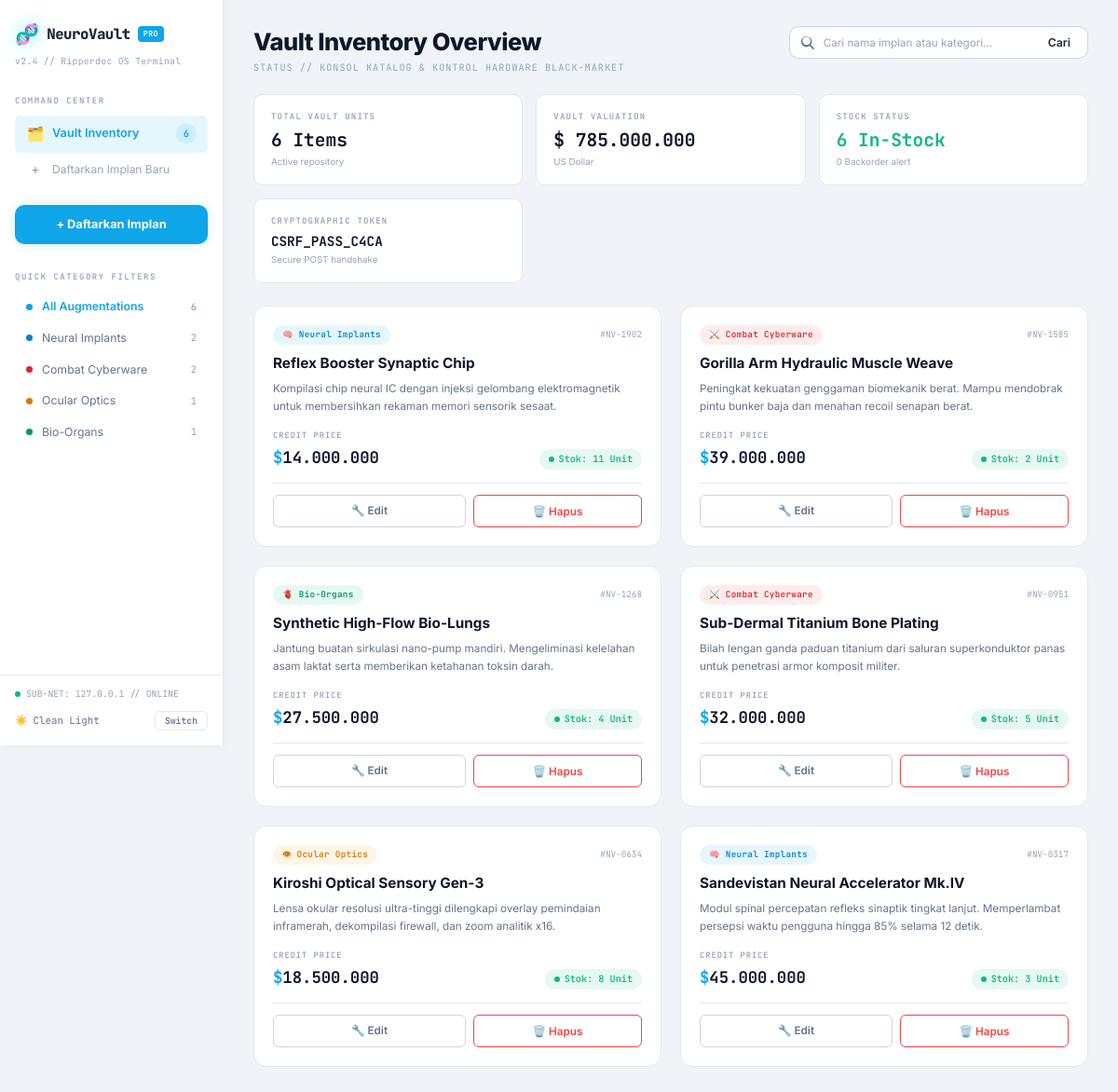
The page / on the database its author committed.
### tables this page shows
CREATE TABLE IF NOT EXISTS products (
    id          INT AUTO_INCREMENT PRIMARY KEY,
    name        VARCHAR(100)   NOT NULL UNIQUE,
    category    VARCHAR(50)    NOT NULL DEFAULT 'Umum',
    description TEXT           NULL,
    price       DECIMAL(12,2)  NOT NULL,
    stock       INT            NOT NULL DEFAULT 0,
    created_at  TIMESTAMP      DEFAULT CURRENT_TIMESTAMP
);

### index.php (the view, shortened to what this page needs)
<?php
require_once __DIR__ . '/config/db.php';
$theme = $_COOKIE['neurovault_theme'] ?? 'light';
$search   = trim($_GET['q'] ?? '');
$category = trim($_GET['category'] ?? '');
if ($search !== '') {
    $stmt = $pdo->prepare("SELECT * FROM products WHERE name LIKE :q1 OR category LIKE :q2 ORDER BY id DESC");
    $stmt->execute([':q1' => "%{$search}%", ':q2' => "%{$search}%"]);
} elseif ($category !== '') {
    $stmt = $pdo->prepare("SELECT * FROM products WHERE category = :cat ORDER BY id DESC");
    $stmt->execute([':cat' => $category]);
} else {
    $stmt = $pdo->query("SELECT * FROM products ORDER BY id DESC");
}
$products = $stmt->fetchAll();
$statsStmt    = $pdo->query("SELECT COUNT(*) as total, SUM(price * stock) as valuation, SUM(CASE WHEN stock > 0 THEN 1 ELSE 0 END) as in_stock FROM products");
$stats        = $statsStmt->fetch();
$totalItems   = (int)$stats['total'];
$valuation    = (float)($stats['valuation'] ?? 0);
$inStock      = (int)$stats['in_stock'];
$backorder    = $totalItems - $inStock;
$catStmt   = $pdo->query("SELECT category, COUNT(*) as cnt FROM products GROUP BY category ORDER BY category");
$catCounts = $catStmt->fetchAll();
function getCatClass(string $cat): string {
    $map = [
        'Neural Implants'  => 'neural',
        'Combat Cyberware' => 'combat',
        'Ocular Optics'    => 'ocular',
        'Bio-Organs'       => 'bio',
    ];
    return $map[$cat] ?? 'default';
}
function getCatIcon(string $cat): string {
    $map = [
        'Neural Implants'  => '🧠',
        'Combat Cyberware' => '⚔️',
        'Ocular Optics'    => '👁',
        'Bio-Organs'       => '🫀',
    ];
    return $map[$cat] ?? '📦';
}
function serialNumber(int $id): string {
    return '#NV-' . str_pad($id * 317 % 10000, 4, '0', STR_PAD_LEFT);
}
function e(string $str): string {
    return htmlspecialchars($str, ENT_QUOTES, 'UTF-8');
}
?>
<!DOCTYPE html>
<html lang="id" data-theme="<?= e($theme) ?>">
<head>
    <link rel="stylesheet" href="assets/style.css">
</head>
<body>
    <div class="app-layout">
        <aside class="sidebar" id="sidebar">
            <div class="sidebar-header">
                <div class="logo-row">
                    <span class="logo-icon">🧬</span>
                    <span class="logo-text">NeuroVault</span>
                    <span class="logo-badge">PRO</span>
                </div>
                <div class="logo-version">v2.4 // Ripperdoc OS Terminal</div>
            </div>
            <div class="sidebar-section">
                <div class="sidebar-label">Command Center</div>
                <a href="index.php" class="nav-item active" id="navVault">
                    <span class="nav-icon">🗂️</span>
                    <span>Vault Inventory</span>
                    <span class="nav-badge"><?= $totalItems ?></span>
                </a>
                <a href="create.php" class="nav-item nav-item-add" id="navCreate">
                    <span class="nav-icon">+</span>
                    <span>Daftarkan Implan Baru</span>
                </a>
            </div>
            <div class="sidebar-action">
                <a href="create.php" class="btn-sidebar-action" id="btnSidebarCreate">
                    + Daftarkan Implan
                </a>
            </div>
            <div class="sidebar-section">
                <div class="sidebar-label">Quick Category Filters</div>
                <ul class="category-list">
                    <li>
                        <a href="index.php" class="category-item <?= ($category === '' && $search === '') ? 'active' : '' ?>" id="filterAll">
                            <span class="category-dot all"></span>
                            <span>All Augmentations</span>
                            <span class="category-count"><?= $totalItems ?></span>
                        </a>
                    </li>
                    <?php
                    $allCategories = ['Neural Implants', 'Combat Cyberware', 'Ocular Optics', 'Bio-Organs'];
                    $catCountMap = [];
                    foreach ($catCounts as $cc) {
                        $catCountMap[$cc['category']] = $cc['cnt'];
                    }
                    foreach ($allCategories as $cat):
                        $cls   = getCatClass($cat);
                        $cnt   = $catCountMap[$cat] ?? 0;
                        $isAct = ($category === $cat) ? 'active' : '';
                    ?>
                    <li>
                        <a href="index.php?category=<?= urlencode($cat) ?>"
                           class="category-item <?= $isAct ?>"
                           id="filter<?= str_replace(' ', '', $cat) ?>">
                            <span class="category-dot <?= $cls ?>"></span>
                            <span><?= e($cat) ?></span>
                            <span class="category-count"><?= $cnt ?></span>
                        </a>
                    </li>
                    <?php endforeach; ?>
                </ul>
            </div>
            <div class="sidebar-footer">
                <div class="subnet-status">
                    <span class="status-dot"></span>
                    <span>SUB-NET: 127.0.0.1 // ONLINE</span>
                </div>
                <div class="theme-toggle">
                    <span class="theme-toggle-label" id="themeLabel">
                        <span id="themeIcon"><?= $theme === 'light' ? '☀️' : '🌙' ?></span>
                        <span id="themeName"><?= $theme === 'light' ? 'Clean Light' : 'Cyber Dark' ?></span>
                    </span>
                    <button class="theme-toggle-btn" id="themeToggleBtn">Switch</button>
                </div>
            </div>
        </aside>
        <main class="main-content">
            <div class="page-header">
                <div>
                    <h1 class="page-title">Vault Inventory Overview</h1>
                    <p class="page-subtitle">STATUS // KONSOL KATALOG & KONTROL HARDWARE BLACK-MARKET</p>
                </div>
                <form method="GET" action="index.php" class="search-container" id="searchForm">
                    <input type="text"
                           name="q"
                           class="search-input"
                           id="searchInput"
                           placeholder="Cari nama implan atau kategori..."
                           value="<?= e($search) ?>"
                           autocomplete="off">
                    <button type="submit" class="search-btn" id="searchBtn">Cari</button>
                </form>
            </div>
            <div class="stats-grid">
                <div class="stat-card" id="statTotal">
                    <div class="stat-label">Total Vault Units</div>
                    <div class="stat-value"><?= $totalItems ?> Items</div>
                    <div class="stat-sub">Active repository</div>
                </div>
                <div class="stat-card" id="statValuation">
                    <div class="stat-label">Vault Valuation</div>
                    <div class="stat-value">$ <?= number_format($valuation, 0, ',', '.') ?></div>
                    <div class="stat-sub">US Dollar</div>
                </div>
                <div class="stat-card" id="statStock">
                    <div class="stat-label">Stock Status</div>
                    <div class="stat-value green"><?= $inStock ?> In-Stock</div>
                    <div class="stat-sub"><?= $backorder ?> Backorder alert</div>
                </div>
                <div class="stat-card" id="statCsrf">
                    <div class="stat-label">Cryptographic Token</div>
                    <div class="stat-value mono" style="font-size:0.95rem;">CSRF_PASS_<?= strtoupper(substr($_SESSION['csrf'], 0, 4)) ?></div>
                    <div class="stat-sub">Secure POST handshake</div>
                </div>
            </div>
            <?php if (empty($products)): ?>
            <div class="empty-state" id="emptyState">
                <div class="empty-state-icon">🔬</div>
                <p class="empty-state-text">Tidak ada implan ditemukan dalam vault.</p>
                <a href="create.php" class="btn btn-primary">+ Daftarkan Implan Baru</a>
            </div>
            <?php else: ?>
            <div class="inventory-grid" id="inventoryGrid">
                <?php foreach ($products as $p):
                    $cls    = getCatClass($p['category']);
                    $icon   = getCatIcon($p['category']);
                    $serial = serialNumber($p['id']);
                ?>
                <div class="cyber-card cat-<?= $cls ?>" id="card-<?= $p['id'] ?>">
                    <div class="card-header">
                        <span class="category-badge badge-<?= $cls ?>">
                            <?= $icon ?> <?= e($p['category']) ?>
                        </span>
                        <span class="card-serial mono"><?= $serial ?></span>
                    </div>
                    <h3 class="card-name"><?= e($p['name']) ?></h3>
                    <?php if (!empty($p['description'])): ?>
                    <p class="card-desc"><?= e($p['description']) ?></p>
                    <?php endif; ?>
                    <div class="card-footer">
                        <div class="card-meta">
                            <div class="price-block">
                                <div class="price-label">Credit Price</div>
                                <div class="price-value">
                                    <span class="price-currency">$</span><?= number_format($p['price'], 0, ',', '.') ?>
                                </div>
                            </div>
                            <span class="stock-badge <?= $p['stock'] > 0 ? 'stock-available' : 'stock-empty' ?>">
                                <span class="stock-dot"></span>
                                Stok: <?= (int)$p['stock'] ?> Unit<?= $p['stock'] == 0 ? ' (Habis)' : '' ?>
                            </span>
                        </div>
                        <div class="card-actions">
                            <a href="edit.php?id=<?= $p['id'] ?>" class="btn-edit" id="editBtn-<?= $p['id'] ?>">
                                🔧 Edit
                            </a>
                            <form method="POST" action="delete.php" class="delete-form"
                                  onsubmit="return confirm('⚠️ Konfirmasi deaktivasi unit implan: <?= e($p['name']) ?>?');">
                                <button type="submit" class="btn-delete" id="deleteBtn-<?= $p['id'] ?>">
                                    🗑️ Hapus
                                </button>
                            </form>
                        </div>
                    </div>
                </div>
                <?php endforeach; ?>
            </div>
            <?php endif; ?>
        </main>
    </div>
</body>
</html>

### rows shown on the page
products: category "🧠", category "Neural Implants", id "#NV-1902", name "Reflex Booster Synaptic Chip", description "Kompilasi chip neural IC dengan injeksi gelombang elektromagnetik untuk membersihkan rekaman memori sensorik sesaat.", price "14.000.000", stock "11"
products: category "⚔️", category "Combat Cyberware", id "#NV-1585", name "Gorilla Arm Hydraulic Muscle Weave", description "Peningkat kekuatan genggaman biomekanik berat. Mampu mendobrak pintu bunker baja dan menahan recoil senapan berat.", price "39.000.000", stock "2"
products: category "🫀", category "Bio-Organs", id "#NV-1268", name "Synthetic High-Flow Bio-Lungs", description "Jantung buatan sirkulasi nano-pump mandiri. Mengeliminasi kelelahan asam laktat serta memberikan ketahanan toksin darah.", price "27.500.000", stock "4"
products: category "⚔️", category "Combat Cyberware", id "#NV-0951", name "Sub-Dermal Titanium Bone Plating", description "Bilah lengan ganda paduan titanium dari saluran superkonduktor panas untuk penetrasi armor komposit militer.", price "32.000.000", stock "5"
products: category "👁", category "Ocular Optics", id "#NV-0634", name "Kiroshi Optical Sensory Gen-3", description "Lensa okular resolusi ultra-tinggi dilengkapi overlay pemindaian inframerah, dekompilasi firewall, dan zoom analitik x16.", price "18.500.000", stock "8"
products: category "🧠", category "Neural Implants", id "#NV-0317", name "Sandevistan Neural Accelerator Mk.IV", description "Modul spinal percepatan refleks sinaptik tingkat lanjut. Memperlambat persepsi waktu pengguna hingga 85% selama 12 detik.", price "45.000.000", stock "3"

### other values the page prints
$totalItems "6"
$cat "Neural Implants"
$cnt "2"
$cat "Combat Cyberware"
$cat "Ocular Optics"
$cnt "1"
$cat "Bio-Organs"
$valuation "785.000.000"
$inStock "6"
$backorder "0"
substr($_SESSION['csrf'], 0, 4) "C4CA"
